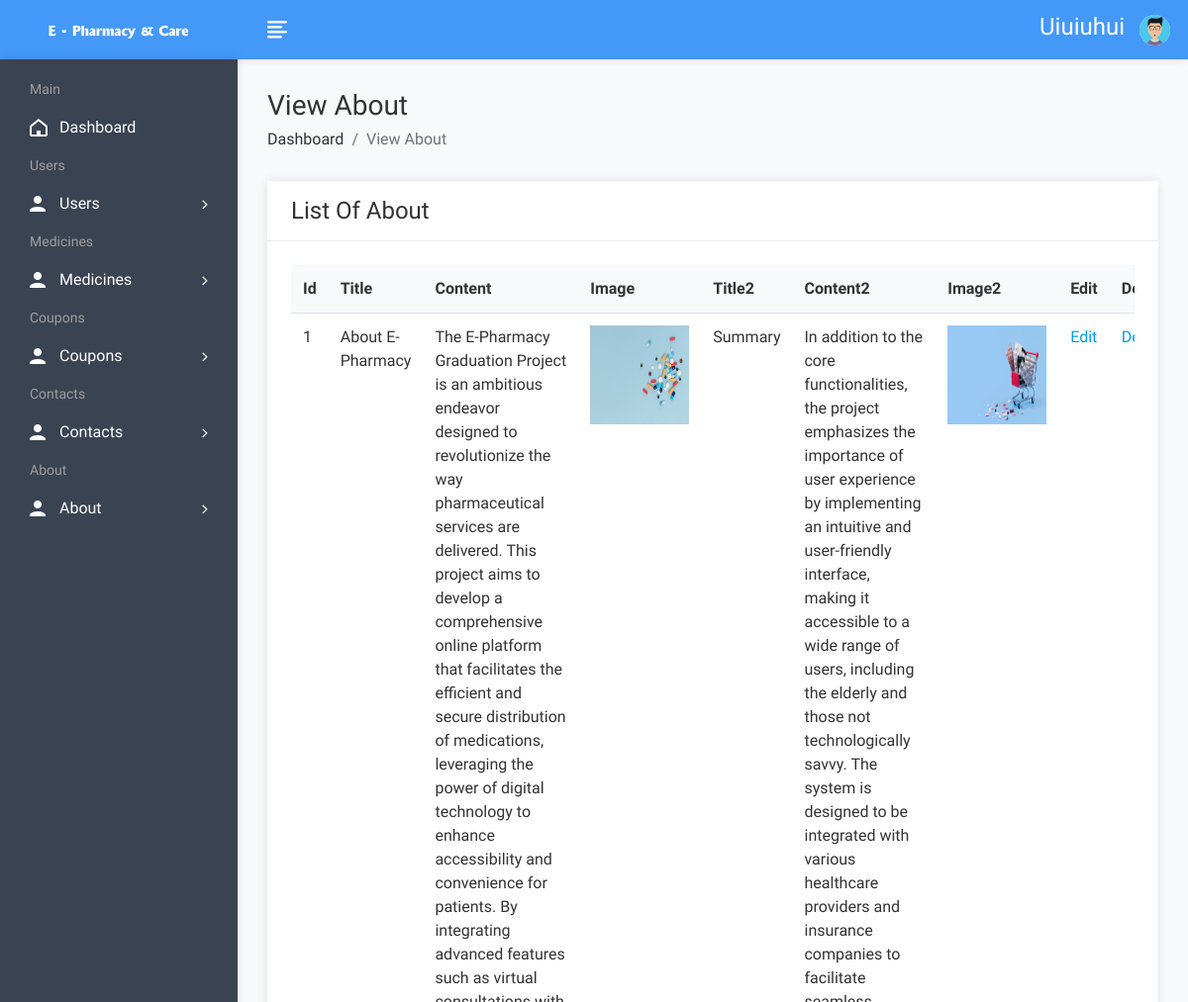
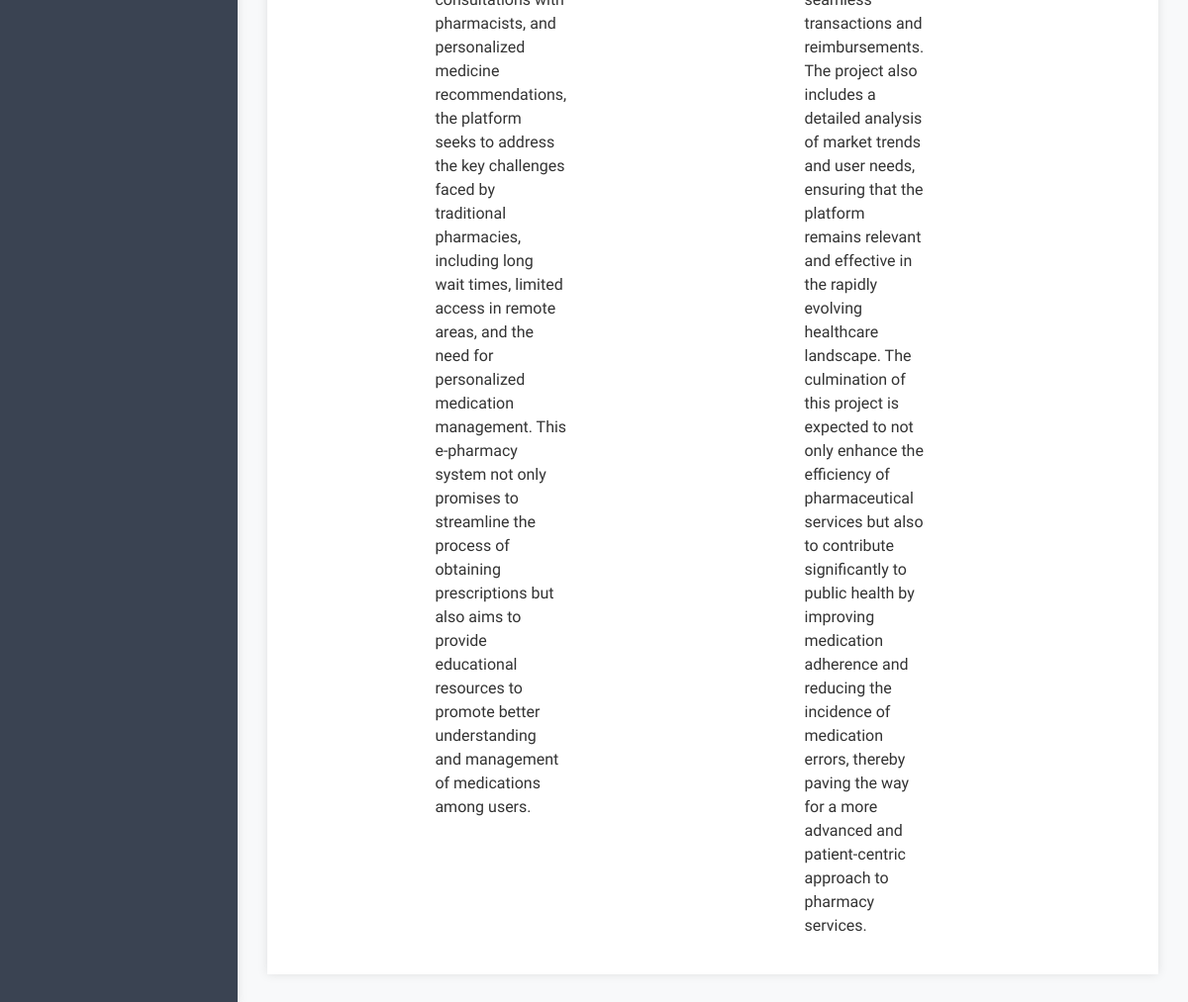
The app's page /admin/aboutview.php (signed in) with its own data (2 pictures, top to bottom).
### tables this page shows
CREATE TABLE `about` (
  `id` int(11) NOT NULL,
  `title` varchar(100) NOT NULL,
  `content` longtext NOT NULL,
  `image` varchar(300) NOT NULL,
  `title2` varchar(255) NOT NULL,
  `content2` longtext NOT NULL,
  `image2` varchar(255) NOT NULL
);

### admin/aboutview.php (the view, shortened to what this page needs)
<!DOCTYPE html>
<html lang="en">
    <head>
        <link rel="stylesheet" href="assets/css/bootstrap.min.css" />
        <link rel="stylesheet" href="assets/css/font-awesome.min.css" />
        <link rel="stylesheet" href="assets/css/feathericon.min.css" />
        <link rel="stylesheet" href="assets/css/style.css" />
    </head>
    <body>
        <?php include("header.php"); ?>
        <div class="page-wrapper">
            <div class="content container-fluid">
                <div class="page-header">
                    <div class="row">
                        <div class="col">
                            <h3 class="page-title">View About</h3>
                            <ul class="breadcrumb">
                                <li class="breadcrumb-item"><a href="dashboard.php">Dashboard</a></li>
                                <li class="breadcrumb-item active">View About</li>
                            </ul>
                        </div>
                    </div>
                </div>
                <div class="row">
                    <div class="col-sm-12">
                        <div class="card">
                            <div class="card-header">
                                <h4 class="card-title">List Of About</h4>
                            </div>
                            <div class="card-body">
                                <div class="table-responsive">
                                    <table class="table table-stripped">
                                        <thead>
                                            <tr>
                                                <th>Id</th>
                                                <th>Title</th>
                                                <th>Content</th>
                                                <th>Image</th>
                                                <th>Title2</th>
                                                <th>Content2</th>
                                                <th>Image2</th>
                                                <th>Edit</th>
                                                <th>Delete</th>
                                            </tr>
                                        </thead>
                                        <?php
													$query=mysqli_query($con,"select * from about");
													$cnt=1;
													while($row=mysqli_fetch_row($query))
														{
											?>
                                        <tbody>
                                            <tr>
                                                <td><?php echo $cnt; ?></td>
                                                <td><?php echo $row['1']; ?></td>
                                                <td><?php echo $row['2']; ?></td>
                                                <td><img src="upload/about/<?php echo $row['3']; ?>" height="100px" width="100px" /></td>
                                                <td><?php echo $row['4']; ?></td>
                                                <td><?php echo $row['5']; ?></td>
                                                <td><img src="upload/about/<?php echo $row['6']; ?>" height="100px" width="100px" /></td>
                                                <td><a href="aboutedit.php?id=<?php echo $row['0']; ?>">Edit</a></td>
                                                <td><a href="aboutdelete.php?id=<?php echo $row['0']; ?>">Delete</a></td>
                                            </tr>
                                        </tbody>
                                        <?php
												$cnt=$cnt+1;
												}
												?>
                                    </table>
                                </div>
                            </div>
                        </div>
                    </div>
                </div>
            </div>
        </div>
    </body>
</html>

### admin/header.php (shortened to what this page needs)
  <div class="header">
                <div class="header-left">
                    <a href="dashboard.php" class="logo">
						<img src="assets/img/logo.png" alt="Logo">
					</a>
                </div>
				<a href="javascript:void(0);" id="toggle_btn">
					<i class="fe fe-text-align-left"></i>
				</a>
				<ul class="nav user-menu">
					<h4 style="color:white;margin-top:13px;text-transform:capitalize;"><?php echo $_SESSION['name']; ?></h4>
					<li class="nav-item dropdown app-dropdown">
						<a href="#" class="dropdown-toggle nav-link" data-toggle="dropdown">
						<span class="user-img">
    <img class="rounded-circle" src="user/<?php echo isset($_SESSION['imgName']) ? $_SESSION['imgName'] : 'avatar-01.png'; ?>" width="31" alt="Admin Image">
</span>
						</a>
					</li>
				</ul>
            </div>
            <div class="sidebar" id="sidebar">
                <div class="sidebar-inner slimscroll">
					<div id="sidebar-menu" class="sidebar-menu">
						<ul>
							<li class="menu-title">
								<span>Main</span>
							</li>
							<li>
								<a href="dashboard.php"><i class="fe fe-home"></i> <span>Dashboard</span></a>
							</li>
							<li class="menu-title">
								<span>Users</span>
							</li>
							<li class="submenu">
								<a href="#"><i class="fe fe-user"></i> <span> Users </span> <span class="menu-arrow"></span></a>
							</li>
							<li class="menu-title">
								<span>Medicines</span>
							</li>
							<li class="submenu">
								<a href="#"><i class="fe fe-user"></i> <span> Medicines</span> <span class="menu-arrow"></span></a>
							</li>
							<li class="menu-title">
								<span>Coupons</span>
							</li>
							<li class="submenu">
								<a href="#"><i class="fe fe-user"></i>
								<span> Coupons </span> <span class="menu-arrow"></span></a>
							</li>
							<li class="menu-title">
								<span>Contacts</span>
							</li>
							<li class="submenu">
								<a href="#"><i class="fe fe-user"></i> <span> Contacts </span> <span class="menu-arrow"></span></a>
							</li>
							<li class="menu-title">
								<span>About</span>
							</li>
							<li class="submenu">
								<a href="#"><i class="fe fe-user"></i> <span> About </span> <span class="menu-arrow"></span></a>
							</li>
						</ul>
					</div>
                </div>
            </div>

### records on screen
about: title "About E-Pharmacy", content "The E-Pharmacy Graduation Project is an ambitious endeavor designed to revolutionize the way pharmaceutical services are delivered. This project aims to develop a comprehensive online platform that facilitates the efficient and secure distribution of medications, leveraging the power of digital technology to enhance accessibility and convenience for patients. By integrating advanced features such as virtual consultations with pharmacists, and personalized medicine recommendations, the platform seeks to address the key challenges faced by traditional pharmacies, including long wait times, limited access in remote areas, and the need for personalized medication management. This e-pharmacy…", image (picture), title2 "Summary", content2 "In addition to the core functionalities, the project emphasizes the importance of user experience by implementing an intuitive and user-friendly interface, making it accessible to a wide range of users, including the elderly and those not technologically savvy. The system is designed to be integrated with various healthcare providers and insurance companies to facilitate seamless transactions and reimbursements. The project also includes a detailed analysis of market trends and user needs, ensuring that the platform remains relevant and effective in the rapidly evolving healthcare landscape. The culmination of this project is expected to not only enhance the efficiency of pharmaceutical…", image2 (picture)

### other values on screen
$_SESSION['name'] "Uiuiuhui"
